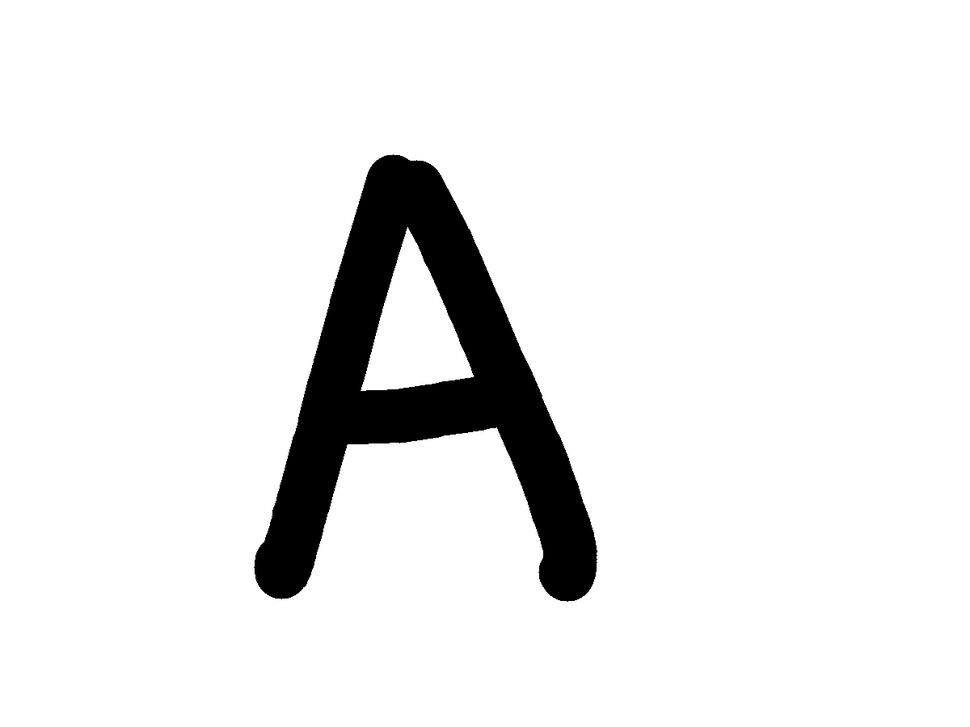
%> input picture MATLAB/img011-012.png, 970 x 727 px, shrunk from 1200 x 900 before the run
$ octave pictureTe1.m   (GNU Octave 9; MATLAB toolbox functions it lacks are replaced by stand-ins)
%> lines starting %> are read from the running program, lines starting %| are printed output that depends on the picture
clc
clear
im = imread('img011-012.png');
%> im is the input picture: size 727x970x3 uint8; min 0, max 255, mean 235.2
imwrite( im , 'img.png')

imshow(im)

figure
imNose = imnoise( im , "gaussian", 0,0.02);
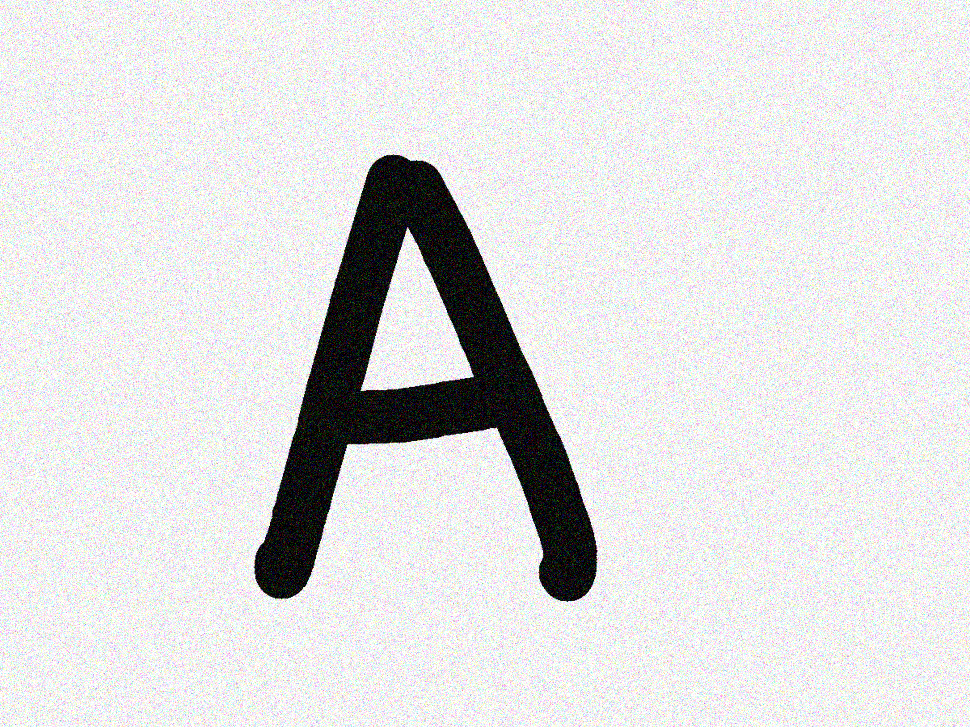
%> imNose: size 727x970x3 uint8; mean R, G, B 223, 223, 223
imshow(imNose)

% [5 lines of commented-out code are left out]

figure
imhist(im);
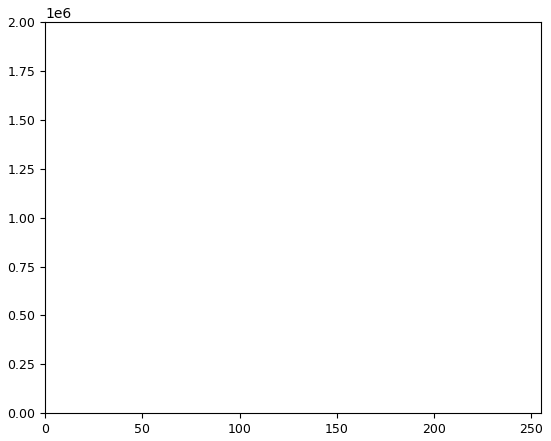
%> figure redrawn from the program's plot data; highest point at x = 255, y = 1940943
figure
imhist(imNose)
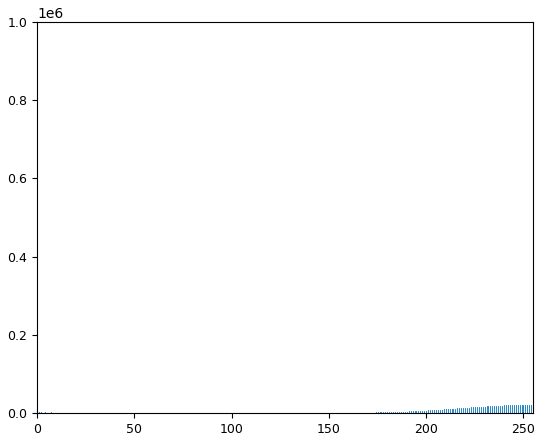
%> figure redrawn from the program's plot data; highest point at x = 255, y = 983710

g = rgb2gray( im)
figure
imshow(g)

$ run again, with MATLAB/tian.jpg saved as MATLAB/img011-012.png
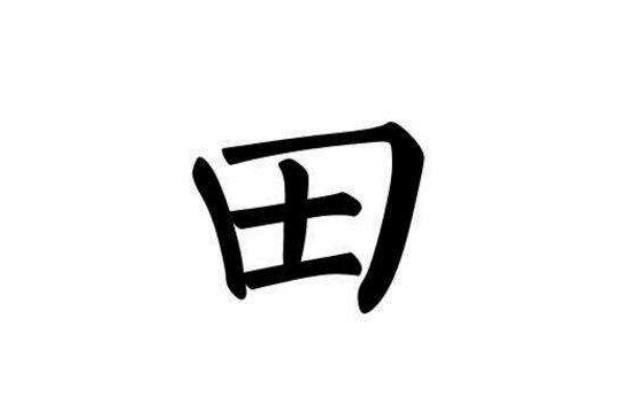
%> input picture MATLAB/tian.jpg, 630 x 420 px
%> im is the input picture: size 420x630 uint8; min 0, max 255, mean 238.8
%> `imNose = imnoise( im , "gaussian", 0,0.02);`:
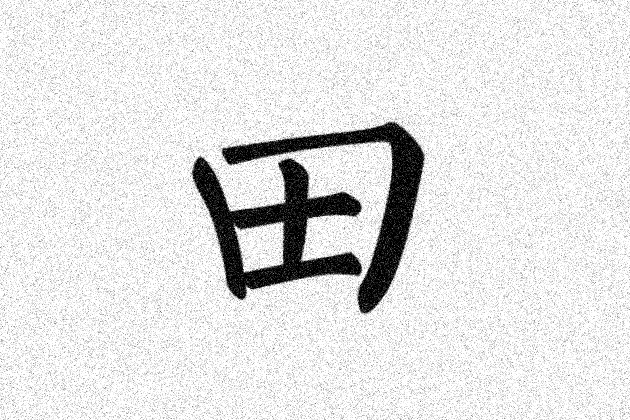
%> imNose: size 420x630 uint8; min 0, max 255, mean 226.2
%> `imhist(im);`:
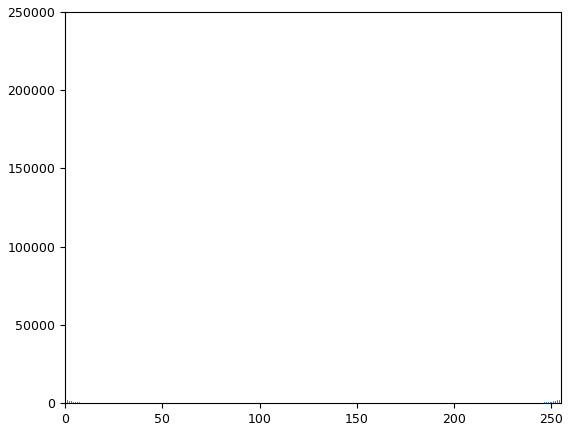
%> figure redrawn from the program's plot data; highest point at x = 255, y = 233154
